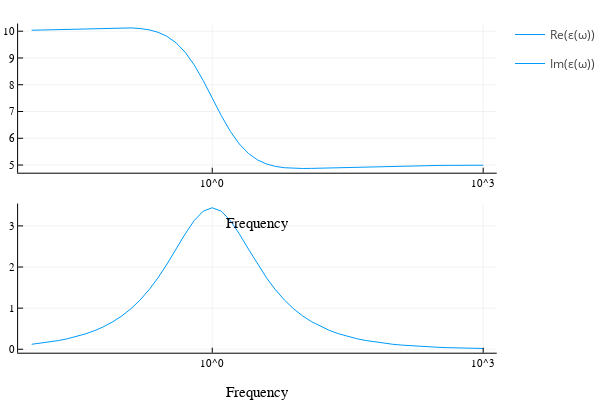

This figure's notebook cell:
### Code cell
omega = exp10.(-2:.1:3)
eps_s = 10.
eps_inf = 5.
tau = 1.
alpha = 0.8

m = ColeColeModel(eps_s, eps_inf, tau, alpha)
ε = m.(omega)

plot(omega, [real(ε) imag(ε)], label=["Re(ε(ω))" "Im(ε(ω))"], xlabel="Frequency", layout=(2, 1), xaxis=:log10)

### Figure 1 — Plotly figure (JSON) as saved in the notebook; plotly's stock layout.template omitted (floating-point values rounded to 4 significant figures)
{"data": [{"colorbar": {"title": ""}, "legendgroup": "Re(ε(ω))", "line": {"color": "rgba(0, 154, 250, 1.000)", "dash": "solid", "shape": "linear", "width": 1}, "mode": "lines", "name": "Re(ε(ω))", "showlegend": true, "type": "scatter", "x": [0.01, 0.01259, 0.01585, 0.01995, 0.02512, 0.03162, 0.03981, 0.05012, 0.0631, 0.07943, 0.1, 0.1259, 0.1585, 0.1995, 0.2512, 0.3162, 0.3981, 0.5012, 0.631, 0.7943, 1, 1.259, 1.585, 1.995, 2.512, 3.162, 3.981, 5.012, 6.31, 7.943, 10, 12.59, 15.85, 19.95, 25.12, 31.62, 39.81, 50.12, 63.1, 79.43, 100, 125.9, 158.5, 199.5, 251.2, 316.2, 398.1, 501.2, 631.0, 794.3, 1000], "xaxis": "x1", "y": [10.04, 10.04, 10.05, 10.06, 10.07, 10.08, 10.09, 10.1, 10.12, 10.12, 10.13, 10.12, 10.1, 10.05, 9.96, 9.806, 9.565, 9.214, 8.74, 8.154, 7.5, 6.846, 6.26, 5.786, 5.435, 5.194, 5.04, 4.949, 4.899, 4.877, 4.871, 4.875, 4.884, 4.896, 4.908, 4.92, 4.931, 4.941, 4.949, 4.957, 4.964, 4.97, 4.974, 4.979, 4.982, 4.985, 4.987, 4.99, 4.991, 4.993, 4.994], "yaxis": "y1", "zmax": null, "zmin": null}, {"colorbar": {"title": ""}, "legendgroup": "Im(ε(ω))", "line": {"color": "rgba(0, 154, 250, 1.000)", "dash": "solid", "shape": "linear", "width": 1}, "mode": "lines", "name": "Im(ε(ω))", "showlegend": true, "type": "scatter", "x": [0.01, 0.01259, 0.01585, 0.01995, 0.02512, 0.03162, 0.03981, 0.05012, 0.0631, 0.07943, 0.1, 0.1259, 0.1585, 0.1995, 0.2512, 0.3162, 0.3981, 0.5012, 0.631, 0.7943, 1, 1.259, 1.585, 1.995, 2.512, 3.162, 3.981, 5.012, 6.31, 7.943, 10, 12.59, 15.85, 19.95, 25.12, 31.62, 39.81, 50.12, 63.1, 79.43, 100, 125.9, 158.5, 199.5, 251.2, 316.2, 398.1, 501.2, 631.0, 794.3, 1000], "xaxis": "x2", "y": [0.1213, 0.1462, 0.1764, 0.2129, 0.2572, 0.3109, 0.3762, 0.4556, 0.5522, 0.6698, 0.8129, 0.9865, 1.196, 1.446, 1.74, 2.075, 2.439, 2.805, 3.13, 3.358, 3.441, 3.358, 3.13, 2.805, 2.439, 2.075, 1.74, 1.446, 1.196, 0.9865, 0.8129, 0.6698, 0.5522, 0.4556, 0.3762, 0.3109, 0.2572, 0.2129, 0.1764, 0.1462, 0.1213, 0.1006, 0.08351, 0.06934, 0.05759, 0.04784, 0.03975, 0.03304, 0.02746, 0.02283, 0.01898], "yaxis": "y2", "zmax": null, "zmin": null}], "layout": {"annotations": [], "height": 400, "legend_position": {"bgcolor": "rgba(255, 255, 255, 1.000)", "bordercolor": "rgba(0, 0, 0, 1.000)", "borderwidth": 1, "font": {"color": "rgba(0, 0, 0, 1.000)", "family": "sans-serif", "size": 11}, "title": {"font": {"color": "rgba(0, 0, 0, 1.000)", "family": "sans-serif", "size": 15}, "text": ""}, "tracegroupgap": 0, "traceorder": "normal", "x": 1, "xanchor": "auto", "y": 1, "yanchor": "auto"}, "margin": {"b": 20, "l": 0, "r": 0, "t": 20}, "paper_bgcolor": "rgba(255, 255, 255, 1.000)", "plot_bgcolor": "rgba(255, 255, 255, 1.000)", "showlegend": true, "width": 600, "xaxis1": {"anchor": "y1", "domain": [0.03619, 0.9934], "gridcolor": "rgba(0, 0, 0, 0.100)", "gridwidth": 0.5, "linecolor": "rgba(0, 0, 0, 1.000)", "mirror": false, "range": [-2.15, 3.15], "showgrid": true, "showline": true, "showticklabels": true, "tickangle": 0, "tickcolor": "rgb(0, 0, 0)", "tickfont": {"color": "rgba(0, 0, 0, 1.000)", "family": "sans-serif", "size": 11}, "tickmode": "array", "ticks": "inside", "ticktext": ["10^0", "10^3"], "tickvals": [1, 1000], "title": "Frequency", "titlefont": {"color": "rgba(0, 0, 0, 1.000)", "family": "sans-serif", "size": 15}, "type": "log", "visible": true, "zeroline": false, "zerolinecolor": "rgba(0, 0, 0, 1.000)"}, "xaxis2": {"anchor": "y2", "domain": [0.03619, 0.9934], "gridcolor": "rgba(0, 0, 0, 0.100)", "gridwidth": 0.5, "linecolor": "rgba(0, 0, 0, 1.000)", "mirror": false, "range": [-2.15, 3.15], "showgrid": true, "showline": true, "showticklabels": true, "tickangle": 0, "tickcolor": "rgb(0, 0, 0)", "tickfont": {"color": "rgba(0, 0, 0, 1.000)", "family": "sans-serif", "size": 11}, "tickmode": "array", "ticks": "inside", "ticktext": ["10^0", "10^3"], "tickvals": [1, 1000], "title": "Frequency", "titlefont": {"color": "rgba(0, 0, 0, 1.000)", "family": "sans-serif", "size": 15}, "type": "log", "visible": true, "zeroline": false, "zerolinecolor": "rgba(0, 0, 0, 1.000)"}, "yaxis1": {"anchor": "x1", "domain": [0.5758, 0.9902], "gridcolor": "rgba(0, 0, 0, 0.100)", "gridwidth": 0.5, "linecolor": "rgba(0, 0, 0, 1.000)", "mirror": false, "range": [4.714, 10.29], "showgrid": true, "showline": true, "showticklabels": true, "tickangle": 0, "tickcolor": "rgb(0, 0, 0)", "tickfont": {"color": "rgba(0, 0, 0, 1.000)", "family": "sans-serif", "size": 11}, "tickmode": "array", "ticks": "inside", "ticktext": ["5", "6", "7", "8", "9", "10"], "tickvals": [5, 6, 7, 8, 9, 10], "title": "", "titlefont": {"color": "rgba(0, 0, 0, 1.000)", "family": "sans-serif", "size": 15}, "type": "-", "visible": true, "zeroline": false, "zerolinecolor": "rgba(0, 0, 0, 1.000)"}, "yaxis2": {"anchor": "x2", "domain": [0.07581, 0.4902], "gridcolor": "rgba(0, 0, 0, 0.100)", "gridwidth": 0.5, "linecolor": "rgba(0, 0, 0, 1.000)", "mirror": false, "range": [-0.08368, 3.544], "showgrid": true, "showline": true, "showticklabels": true, "tickangle": 0, "tickcolor": "rgb(0, 0, 0)", "tickfont": {"color": "rgba(0, 0, 0, 1.000)", "family": "sans-serif", "size": 11}, "tickmode": "array", "ticks": "inside", "ticktext": ["0", "1", "2", "3"], "tickvals": [0, 1, 2, 3], "title": "", "titlefont": {"color": "rgba(0, 0, 0, 1.000)", "family": "sans-serif", "size": 15}, "type": "-", "visible": true, "zeroline": false, "zerolinecolor": "rgba(0, 0, 0, 1.000)"}}}
